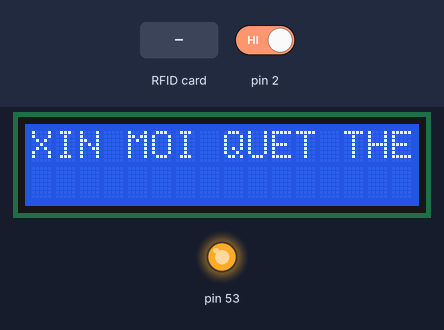
Bench run of a sketch on a simulated Arduino Mega 2560, built with avr-gcc and run on an emulated ATmega2560. On the bench: 16×2 character LCD, output pins drawn as LEDs (lit = HIGH). The test bench sets the inputs (shaded band); at power-on: pin 2 HIGH. What the sketch prints to the serial monitor is not drawn.

Above: at 1.3 s.
1.4 s: RFID card 5E 7A 19 C4 held to the reader
At 1.8 s:
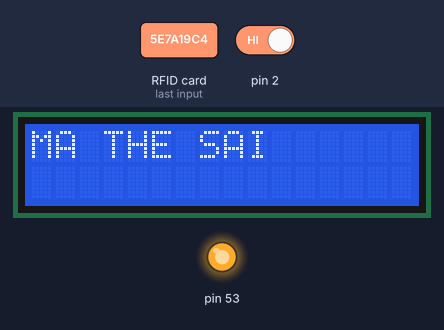
4.4 s: pin 2 driven LOW
At 5.6 s:
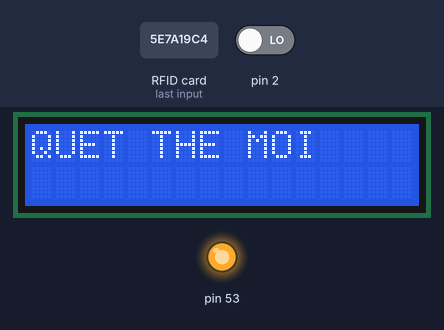
5.9 s: RFID card 5E 7A 19 C4 held to the reader
At 8.7 s:
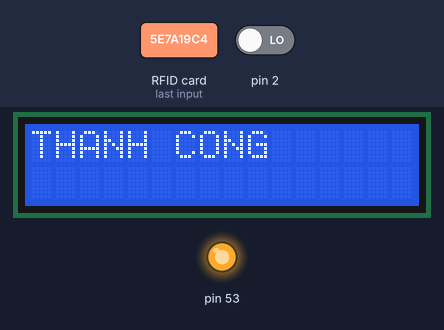
8.9 s: RFID card 5E 7A 19 C4 held to the reader
At 10.6 s:
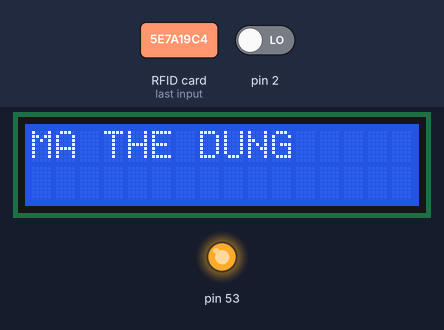
11.4 s: pin 2 driven HIGH
At 12.3 s:
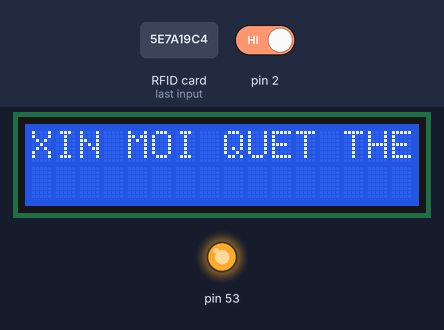
Timing chart, 0 to 14.4 s (numbered marks = the images above; inputs shaded):
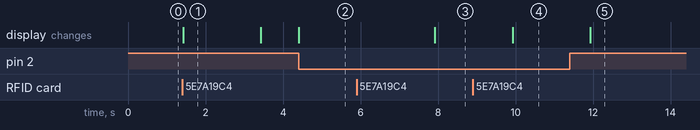

Measured:
- after the input at 1.4 s, the display: changes at once (image 1)
- after the input at 4.4 s, the display: changes at once (image 2)
- after the input at 5.9 s, the display: changes after 2.0 s (image 3)
- after the input at 8.9 s, the display: changes after 1.0 s (image 4)
- after the input at 11.4 s, the display: changes after 0.53 s (image 5)
- what the display in image 1 shows lasts 2.0 s, from 1.4 s to 3.4 s

The sketch:

RFID4.ino
```cpp
#include <MFRC522.h>
#include <MFRC522Extended.h>
#include <LiquidCrystal.h>
#include <SPI.h>
#define SS_PIN 10
#define RST_PIN 5
MFRC522 rfid(SS_PIN, RST_PIN); // Instance of the class
MFRC522::MIFARE_Key key;
LiquidCrystal lcd(41, 39, 49, 47, 45, 43);
int nuidPICC[4];
int sothe=0;//tuong ung vs 1 the
int mang[100][4];
bool x=true;
bool isSame(int *key, int *serial)
{
    for (int i = 0; i < 4; i++) {
      if (key[i] != serial[i])
      {
        return false;
      }
    }
    return true;
}
bool isAuthorized()
{
    for(int k = 0; k<=sothe; k++)//vòng lập tương ứng với số thẻ.
    {
      if(isSame(nuidPICC, mang[k]))
        return true;
    }
   return false;
}
void nhapthe()
{
  lcd.clear();
  lcd.setCursor(0, 0);
  lcd.print("QUET THE MOI");
while (! rfid.PICC_IsNewCardPresent()||! rfid.PICC_ReadCardSerial());
 for (int j = 0; j < 4; j++)
{
 mang[sothe][j] = rfid.uid.uidByte[j];
}
delay(2000);
  lcd.clear();
  lcd.setCursor(0, 0);
  lcd.print("THANH CONG");
 delay(2000);
sothe++;
}
void setup() {
  Serial.begin(9600);
  SPI.begin(); // Init SPI bus
  lcd.begin(16, 2);
  rfid.PCD_Init(); // Init MFRC522
  for (byte i = 0; i < 6; i++) {
  key.keyByte[i] = 0xFF;
  }
 pinMode(2, INPUT);
}
void loop() {
      lcd.clear();
      lcd.setCursor(0, 0);
      lcd.print("XIN MOI QUET THE");
if(digitalRead(2)==LOW)
{
  Serial.println("asff");
       nhapthe();
}
  if ( ! rfid.PICC_IsNewCardPresent())
    return;
  if ( ! rfid.PICC_ReadCardSerial())
    return;
for (int i = 0; i < 4; i++)
{
 nuidPICC[i] = rfid.uid.uidByte[i];
}
  printDec(rfid.uid.uidByte, rfid.uid.size);
  Serial.println();
  x=isAuthorized();
  if(x==1)
  {
      lcd.clear();
      lcd.setCursor(0, 0);
  // In ra dong chu
      lcd.print("MA THE DUNG");
      delay(2000);
    }
    else
    {
      lcd.clear();
      lcd.setCursor(0, 0);
      lcd.print("MA THE SAI");
      delay(2000);
      }
 Serial.println(x);//tra ve dung sai cua the
 Serial.println(sothe); //so phan tu cua mang
 for (int i=0;i<sothe;i++)//in cac ptu cua mang
 {
 for(int j=0;j<4;j++)
 {
  Serial.print(mang[i][j]);
 }
 Serial.println();
 }
  rfid.PICC_HaltA();
  rfid.PCD_StopCrypto1();
}
void printDec(byte *buffer, byte bufferSize) {
  for (byte i = 0; i < bufferSize; i++) {
    Serial.print(buffer[i] < 0x10 ? " 0" : " ");
    Serial.print(buffer[i], DEC);
  }
}
```
